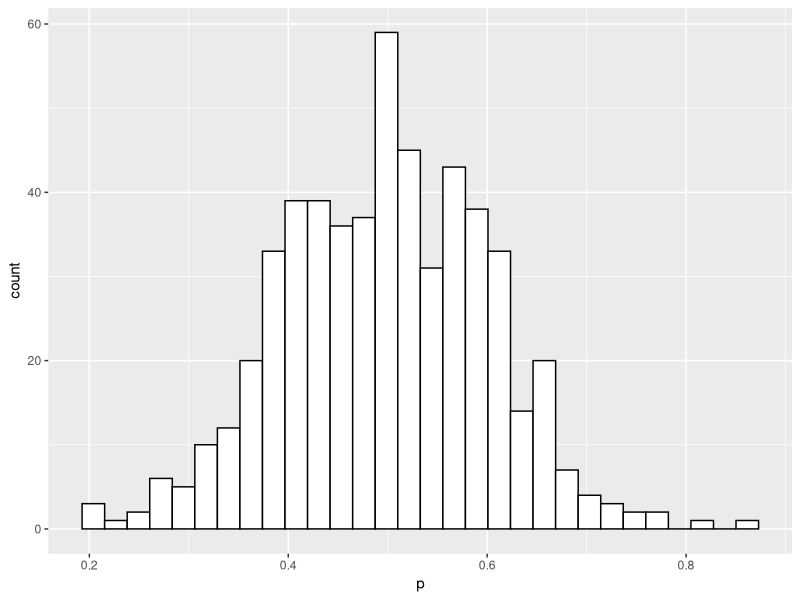

R code for this plot:
setwd(insert-path-to-repository)
# path MUST be in quotes
dat <- read.csv('rand_example.csv')
# file MUST be in quotes
# imports data as dataframe with heading

# look at all geneIDs
dat$geneID
# look at all p-values
dat$p

# using ggplot2, create density chart
# if you don't have ggplot2 package installed, you'll  need to do so as follows:
install.packages('ggplot2')
# if you already have it installed, just load it
library(ggplot2)
# plot your data! Assign the plot to a variable called 'density_plot'
density_plot = ggplot(dat, aes(x=p)) + geom_histogram(color="black", fill="white")
# check out your plot and save it write your plot to a file:
pdf("density_plot.pdf")
density_plot
dev.off()
